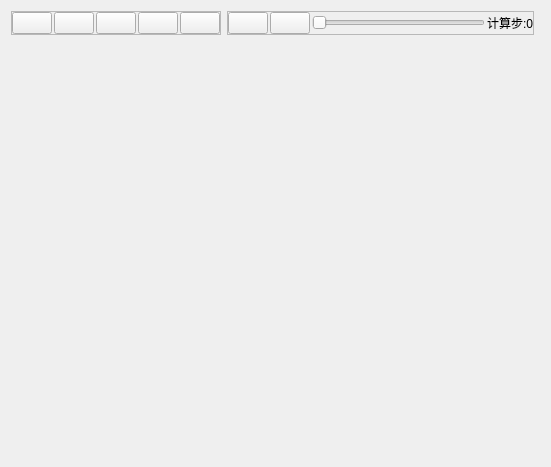
<?xml version="1.0" encoding="UTF-8"?>
<ui version="4.0">
 <class>CCPlotLayout</class>
 <widget class="QWidget" name="CCPlotLayout">
  <property name="geometry">
   <rect>
    <x>0</x>
    <y>0</y>
    <width>551</width>
    <height>467</height>
   </rect>
  </property>
  <property name="windowTitle">
   <string>CCPlot</string>
  </property>
  <property name="windowIcon">
   <iconset resource="../ccplot.qrc">
    <normaloff>:/icons/spline-chart.png</normaloff>:/icons/spline-chart.png</iconset>
  </property>
  <property name="styleSheet">
   <string notr="true">#PlotLayout
{
	
	background-color: rgb(255, 255, 255);
}</string>
  </property>
  <layout class="QGridLayout" name="gridLayout_3">
   <item row="0" column="0">
    <widget class="QFrame" name="functionWidgetsGrroup">
     <property name="frameShape">
      <enum>QFrame::StyledPanel</enum>
     </property>
     <property name="frameShadow">
      <enum>QFrame::Raised</enum>
     </property>
     <layout class="QGridLayout" name="gridLayout">
      <property name="leftMargin">
       <number>0</number>
      </property>
      <property name="topMargin">
       <number>0</number>
      </property>
      <property name="rightMargin">
       <number>0</number>
      </property>
      <property name="bottomMargin">
       <number>0</number>
      </property>
      <property name="horizontalSpacing">
       <number>2</number>
      </property>
      <property name="verticalSpacing">
       <number>0</number>
      </property>
      <item row="0" column="0">
       <widget class="QPushButton" name="btn_moveCanvas">
        <property name="toolTip">
         <string>移动画布</string>
        </property>
        <property name="text">
         <string/>
        </property>
        <property name="icon">
         <iconset resource="../ccplot.qrc">
          <normaloff>:/icons/move.png</normaloff>:/icons/move.png</iconset>
        </property>
        <property name="iconSize">
         <size>
          <width>20</width>
          <height>20</height>
         </size>
        </property>
        <property name="checkable">
         <bool>true</bool>
        </property>
        <property name="checked">
         <bool>false</bool>
        </property>
       </widget>
      </item>
      <item row="0" column="1">
       <widget class="QPushButton" name="btn_fullView">
        <property name="toolTip">
         <string>铺满视图</string>
        </property>
        <property name="text">
         <string/>
        </property>
        <property name="icon">
         <iconset resource="../ccplot.qrc">
          <normaloff>:/icons/full-screen.png</normaloff>:/icons/full-screen.png</iconset>
        </property>
        <property name="iconSize">
         <size>
          <width>20</width>
          <height>20</height>
         </size>
        </property>
       </widget>
      </item>
      <item row="0" column="2">
       <widget class="QPushButton" name="btn_ratioView">
        <property name="toolTip">
         <string>等比视图</string>
        </property>
        <property name="text">
         <string/>
        </property>
        <property name="icon">
         <iconset resource="../ccplot.qrc">
          <normaloff>:/icons/golden-ratio.png</normaloff>:/icons/golden-ratio.png</iconset>
        </property>
        <property name="iconSize">
         <size>
          <width>20</width>
          <height>20</height>
         </size>
        </property>
       </widget>
      </item>
      <item row="0" column="3">
       <widget class="QPushButton" name="btn_print">
        <property name="toolTip">
         <string>打印输出</string>
        </property>
        <property name="text">
         <string/>
        </property>
        <property name="icon">
         <iconset resource="../ccplot.qrc">
          <normaloff>:/icons/printer.png</normaloff>:/icons/printer.png</iconset>
        </property>
        <property name="iconSize">
         <size>
          <width>20</width>
          <height>20</height>
         </size>
        </property>
       </widget>
      </item>
      <item row="0" column="4">
       <widget class="QPushButton" name="btn_property">
        <property name="toolTip">
         <string>属性设置</string>
        </property>
        <property name="text">
         <string/>
        </property>
        <property name="icon">
         <iconset resource="../ccplot.qrc">
          <normaloff>:/icons/control.png</normaloff>:/icons/control.png</iconset>
        </property>
        <property name="iconSize">
         <size>
          <width>20</width>
          <height>20</height>
         </size>
        </property>
       </widget>
      </item>
     </layout>
    </widget>
   </item>
   <item row="0" column="1">
    <widget class="QFrame" name="playWidgetsGroup">
     <property name="frameShape">
      <enum>QFrame::StyledPanel</enum>
     </property>
     <property name="frameShadow">
      <enum>QFrame::Raised</enum>
     </property>
     <layout class="QGridLayout" name="gridLayout_2">
      <property name="leftMargin">
       <number>0</number>
      </property>
      <property name="topMargin">
       <number>0</number>
      </property>
      <property name="rightMargin">
       <number>0</number>
      </property>
      <property name="bottomMargin">
       <number>0</number>
      </property>
      <property name="horizontalSpacing">
       <number>2</number>
      </property>
      <property name="verticalSpacing">
       <number>0</number>
      </property>
      <item row="0" column="4">
       <widget class="QLabel" name="label">
        <property name="text">
         <string>计算步:0</string>
        </property>
       </widget>
      </item>
      <item row="0" column="1">
       <widget class="QPushButton" name="btn_pause">
        <property name="text">
         <string/>
        </property>
        <property name="icon">
         <iconset resource="../ccplot.qrc">
          <normaloff>:/icons/pause.png</normaloff>:/icons/pause.png</iconset>
        </property>
        <property name="iconSize">
         <size>
          <width>20</width>
          <height>20</height>
         </size>
        </property>
       </widget>
      </item>
      <item row="0" column="0">
       <widget class="QPushButton" name="btn_play">
        <property name="text">
         <string/>
        </property>
        <property name="icon">
         <iconset resource="../ccplot.qrc">
          <normaloff>:/icons/play-button-arrowhead.png</normaloff>:/icons/play-button-arrowhead.png</iconset>
        </property>
        <property name="iconSize">
         <size>
          <width>20</width>
          <height>20</height>
         </size>
        </property>
       </widget>
      </item>
      <item row="0" column="3">
       <widget class="QSlider" name="playSlider">
        <property name="orientation">
         <enum>Qt::Horizontal</enum>
        </property>
       </widget>
      </item>
     </layout>
    </widget>
   </item>
   <item row="1" column="0" colspan="3">
    <widget class="QWidget" name="widget_canvas" native="true">
     <property name="sizePolicy">
      <sizepolicy hsizetype="Preferred" vsizetype="Expanding">
       <horstretch>0</horstretch>
       <verstretch>0</verstretch>
      </sizepolicy>
     </property>
    </widget>
   </item>
  </layout>
 </widget>
 <resources>
  <include location="../ccplot.qrc"/>
  <include location="../ccplot.qrc"/>
 </resources>
 <connections/>
</ui>
